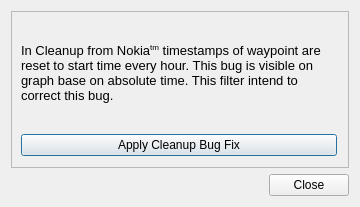
<?xml version="1.0" encoding="UTF-8"?>
<ui version="4.0">
 <class>FilterCleanupClass</class>
 <widget class="QDialog" name="FilterCleanupClass">
  <property name="geometry">
   <rect>
    <x>0</x>
    <y>0</y>
    <width>360</width>
    <height>207</height>
   </rect>
  </property>
  <property name="sizePolicy">
   <sizepolicy hsizetype="Preferred" vsizetype="MinimumExpanding">
    <horstretch>0</horstretch>
    <verstretch>0</verstretch>
   </sizepolicy>
  </property>
  <property name="windowTitle">
   <string>FilterCleanup</string>
  </property>
  <layout class="QVBoxLayout" name="verticalLayout">
   <item>
    <widget class="QFrame" name="frame">
     <property name="sizePolicy">
      <sizepolicy hsizetype="Preferred" vsizetype="MinimumExpanding">
       <horstretch>0</horstretch>
       <verstretch>0</verstretch>
      </sizepolicy>
     </property>
     <property name="frameShape">
      <enum>QFrame::StyledPanel</enum>
     </property>
     <property name="frameShadow">
      <enum>QFrame::Raised</enum>
     </property>
     <layout class="QVBoxLayout" name="verticalLayout_2">
      <property name="spacing">
       <number>0</number>
      </property>
      <property name="leftMargin">
       <number>9</number>
      </property>
      <property name="topMargin">
       <number>0</number>
      </property>
      <item>
       <widget class="QLabel" name="label">
        <property name="sizePolicy">
         <sizepolicy hsizetype="Preferred" vsizetype="MinimumExpanding">
          <horstretch>0</horstretch>
          <verstretch>0</verstretch>
         </sizepolicy>
        </property>
        <property name="text">
         <string>&lt;!DOCTYPE HTML PUBLIC &quot;-//W3C//DTD HTML 4.0//EN&quot; &quot;http://www.w3.org/TR/REC-html40/strict.dtd&quot;&gt;
&lt;html&gt;&lt;head&gt;&lt;meta name=&quot;qrichtext&quot; content=&quot;1&quot; /&gt;&lt;style type=&quot;text/css&quot;&gt;
p, li { white-space: pre-wrap; }
&lt;/style&gt;&lt;/head&gt;&lt;body style=&quot; font-family:'Sans'; font-size:10pt; font-weight:400; font-style:normal;&quot;&gt;
&lt;p style=&quot; margin-top:0px; margin-bottom:0px; margin-left:0px; margin-right:0px; -qt-block-indent:0; text-indent:0px;&quot;&gt;In Cleanup from Nokia&lt;span style=&quot; vertical-align:super;&quot;&gt;tm&lt;/span&gt; timestamps of waypoint are reset to start time every hour. This bug is visible on graph base on absolute time. This filter intend to correct this bug.&lt;/p&gt;&lt;/body&gt;&lt;/html&gt;</string>
        </property>
        <property name="wordWrap">
         <bool>true</bool>
        </property>
       </widget>
      </item>
      <item>
       <widget class="QPushButton" name="pushButton">
        <property name="text">
         <string>Apply Cleanup Bug Fix</string>
        </property>
       </widget>
      </item>
     </layout>
    </widget>
   </item>
   <item>
    <widget class="QDialogButtonBox" name="buttonBox">
     <property name="standardButtons">
      <set>QDialogButtonBox::Close</set>
     </property>
    </widget>
   </item>
  </layout>
 </widget>
 <layoutdefault spacing="6" margin="11"/>
 <resources/>
 <connections/>
</ui>
